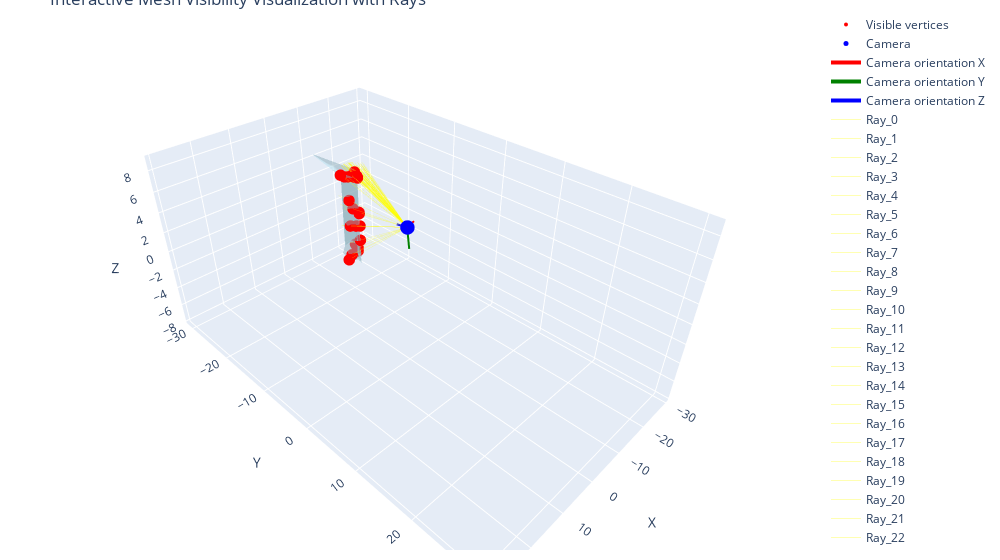

Source (notebook cell):
### Code cell
visualize_results_mesh(pier_cutted, visible_indices, camera_position, rotation, center,  rays_origins[potential_indices_hits[visible]], rays_directions[potential_indices_hits[visible]])

### Figure 1 — Plotly figure (JSON) as saved in the notebook; plotly's stock layout.template omitted (floating-point values rounded to 4 significant figures; data arrays with more than 128 entries replaced by an {"elided": "..."} marker saying what was removed)
{"data": [{"color": "lightblue", "i": {"elided": "559 int values"}, "j": {"elided": "559 int values"}, "k": {"elided": "559 int values"}, "name": "Mesh", "opacity": 0.5, "type": "mesh3d", "x": {"elided": "398 float values"}, "y": {"elided": "398 float values"}, "z": {"elided": "398 float values"}}, {"marker": {"color": "red", "size": 4}, "mode": "markers", "name": "Visible vertices", "type": "scatter3d", "x": [-26.88, -26.79, -29.12, -29.99, -29.59, -18.91, -19.1, -18.89, -22.57, -22.0, -27.8, -14.45, -28.66, -26.86, -27.33, -28.89, -16.16, -16.03, -16.06, -17.28, -17.3, -19.29, -18.96, -28.59, -21.08, -21.08, -20.47, -22.85, -22.61, -21.73, -26.84, -26.67, -27.0, -26.86, -16.11, -18.06, -18.05, -17.9, -17.23, -17.97, -23.5, -26.31, -15.36, -15.44, -16.01, -25.01, -25.1, -25.88, -25.79, -18.91, -26.25, -20.7, -16.79, -26.57, -19.93, -17.25, -20.14, -20.26, -19.02, -22.23, -26.73, -27.91, -20.7, -20.03, -28.11, -19.03, -27.64, -23.08, -22.18, -23.24, -24.06, -22.59, -25.42, -24.07, -19.28, -18.09, -15.17, -21.36, -20.16, -19.25, -17.93, -17.93, -18.26, -18.31, -19.91, -20.99, -19.83, -21.56], "y": [-44.43, -44.91, -42.19, -41.86, -42.25, -25.54, -26.07, -25.5, -45.39, -45.0, -42.15, -25.65, -40.44, -43.3, -43.69, -41.77, -25.05, -25.07, -25.05, -24.38, -24.31, -25.69, -26.2, -39.57, -43.41, -43.64, -42.62, -46.36, -45.99, -44.51, -44.19, -43.34, -44.67, -44.35, -25.09, -24.07, -24.02, -23.94, -24.41, -23.93, -47.56, -45.19, -25.47, -25.41, -25.08, -41.41, -42.03, -43.1, -42.95, -25.43, -37.29, -36.07, -24.67, -36.37, -41.25, -24.34, -42.27, -41.82, -41.39, -36.99, -38.37, -38.09, -44.2, -42.0, -45.18, -40.33, -39.67, -48.18, -46.65, -40.39, -39.88, -39.15, -42.4, -40.36, -41.24, -24.03, -34.44, -36.72, -41.84, -42.11, -23.93, -23.93, -24.32, -39.11, -43.67, -42.62, -41.6, -36.17], "z": [5.475, 5.639, 5.276, 5.498, 5.515, -6.722, -6.2, -6.317, 5.845, 6.557, 5.148, 2.953, 4.902, 5.175, 5.572, 5.617, 2.668, -3.015, 0.0211, 2.642, 2.643, 2.667, -6.032, 5.51, 6.231, 7.231, 7.31, 6.528, 7.357, 7.4, 5.697, 5.968, 7.263, 6.62, -3.01, -4.829, -1.58, -1.384, -3.039, -3.027, 7.332, 5.661, -7.246, 2.685, -6.599, 5.805, 6.325, 6.553, 7.327, 2.652, 5.488, 5.547, -0.9671, 5.467, 5.925, -3.009, 5.715, 5.744, 5.735, 5.57, 5.569, 5.678, 5.79, 6.282, 7.433, 6.131, 5.539, 5.879, 5.829, 5.623, 5.608, 5.624, 5.647, 6.367, 7.271, 2.563, 5.611, 5.902, 7.39, 7.516, 2.543, 2.543, 2.634, 6.734, 7.911, 7.559, 7.343, 5.74]}, {"marker": {"color": "blue", "size": 5}, "mode": "markers", "name": "Camera", "type": "scatter3d", "x": [-19.14], "y": [-12.81], "z": [-0.6092]}, {"line": {"color": "red", "width": 4}, "mode": "lines", "name": "Camera orientation X", "type": "scatter3d", "x": [-19.14, -21.62], "y": [-12.81, -12.79], "z": [-0.6092, -0.3021]}, {"line": {"color": "green", "width": 4}, "mode": "lines", "name": "Camera orientation Y", "type": "scatter3d", "x": [-19.14, -19.44], "y": [-12.81, -12.53], "z": [-0.6092, -3.075]}, {"line": {"color": "blue", "width": 4}, "mode": "lines", "name": "Camera orientation Z", "type": "scatter3d", "x": [-19.14, -19.19], "y": [-12.81, -15.3], "z": [-0.6092, -0.884]}, {"line": {"color": "yellow", "width": 1}, "mode": "lines", "name": "Ray_0", "opacity": 0.3, "type": "scatter3d", "x": [-19.14, -22.65], "y": [-12.81, -27.13], "z": [-0.6092, 2.146]}, {"line": {"color": "yellow", "width": 1}, "mode": "lines", "name": "Ray_1", "opacity": 0.3, "type": "scatter3d", "x": [-19.14, -22.56], "y": [-12.81, -27.15], "z": [-0.6092, 2.182]}, {"line": {"color": "yellow", "width": 1}, "mode": "lines", "name": "Ray_2", "opacity": 0.3, "type": "scatter3d", "x": [-19.14, -23.88], "y": [-12.81, -26.77], "z": [-0.6092, 2.186]}, {"line": {"color": "yellow", "width": 1}, "mode": "lines", "name": "Ray_3", "opacity": 0.3, "type": "scatter3d", "x": [-19.14, -24.29], "y": [-12.81, -26.6], "z": [-0.6092, 2.289]}, {"line": {"color": "yellow", "width": 1}, "mode": "lines", "name": "Ray_4", "opacity": 0.3, "type": "scatter3d", "x": [-19.14, -24.06], "y": [-12.81, -26.68], "z": [-0.6092, 2.276]}, {"line": {"color": "yellow", "width": 1}, "mode": "lines", "name": "Ray_5", "opacity": 0.3, "type": "scatter3d", "x": [-19.14, -18.89], "y": [-12.81, -26.33], "z": [-0.6092, -7.102]}, {"line": {"color": "yellow", "width": 1}, "mode": "lines", "name": "Ray_6", "opacity": 0.3, "type": "scatter3d", "x": [-19.14, -19.09], "y": [-12.81, -26.63], "z": [-0.6092, -6.437]}, {"line": {"color": "yellow", "width": 1}, "mode": "lines", "name": "Ray_7", "opacity": 0.3, "type": "scatter3d", "x": [-19.14, -18.87], "y": [-12.81, -26.49], "z": [-0.6092, -6.763]}, {"line": {"color": "yellow", "width": 1}, "mode": "lines", "name": "Ray_8", "opacity": 0.3, "type": "scatter3d", "x": [-19.14, -20.68], "y": [-12.81, -27.45], "z": [-0.6092, 2.291]}, {"line": {"color": "yellow", "width": 1}, "mode": "lines", "name": "Ray_9", "opacity": 0.3, "type": "scatter3d", "x": [-19.14, -20.44], "y": [-12.81, -27.4], "z": [-0.6092, 2.638]}, {"line": {"color": "yellow", "width": 1}, "mode": "lines", "name": "Ray_10", "opacity": 0.3, "type": "scatter3d", "x": [-19.14, -23.31], "y": [-12.81, -26.95], "z": [-0.6092, 2.165]}, {"line": {"color": "yellow", "width": 1}, "mode": "lines", "name": "Ray_11", "opacity": 0.3, "type": "scatter3d", "x": [-19.14, -14.16], "y": [-12.81, -26.44], "z": [-0.6092, 3.174]}, {"line": {"color": "yellow", "width": 1}, "mode": "lines", "name": "Ray_12", "opacity": 0.3, "type": "scatter3d", "x": [-19.14, -23.94], "y": [-12.81, -26.75], "z": [-0.6092, 2.17]}, {"line": {"color": "yellow", "width": 1}, "mode": "lines", "name": "Ray_13", "opacity": 0.3, "type": "scatter3d", "x": [-19.14, -22.76], "y": [-12.81, -27.11], "z": [-0.6092, 2.104]}, {"line": {"color": "yellow", "width": 1}, "mode": "lines", "name": "Ray_14", "opacity": 0.3, "type": "scatter3d", "x": [-19.14, -22.91], "y": [-12.81, -27.05], "z": [-0.6092, 2.24]}, {"line": {"color": "yellow", "width": 1}, "mode": "lines", "name": "Ray_15", "opacity": 0.3, "type": "scatter3d", "x": [-19.14, -23.83], "y": [-12.81, -26.74], "z": [-0.6092, 2.386]}, {"line": {"color": "yellow", "width": 1}, "mode": "lines", "name": "Ray_16", "opacity": 0.3, "type": "scatter3d", "x": [-19.14, -15.71], "y": [-12.81, -26.92], "z": [-0.6092, 3.166]}, {"line": {"color": "yellow", "width": 1}, "mode": "lines", "name": "Ray_17", "opacity": 0.3, "type": "scatter3d", "x": [-19.14, -15.52], "y": [-12.81, -27.1], "z": [-0.6092, -3.412]}, {"line": {"color": "yellow", "width": 1}, "mode": "lines", "name": "Ray_18", "opacity": 0.3, "type": "scatter3d", "x": [-19.14, -15.49], "y": [-12.81, -27.34], "z": [-0.6092, 0.1393]}, {"line": {"color": "yellow", "width": 1}, "mode": "lines", "name": "Ray_19", "opacity": 0.3, "type": "scatter3d", "x": [-19.14, -16.85], "y": [-12.81, -27.08], "z": [-0.6092, 3.401]}, {"line": {"color": "yellow", "width": 1}, "mode": "lines", "name": "Ray_20", "opacity": 0.3, "type": "scatter3d", "x": [-19.14, -16.86], "y": [-12.81, -27.08], "z": [-0.6092, 3.426]}, {"line": {"color": "yellow", "width": 1}, "mode": "lines", "name": "Ray_21", "opacity": 0.3, "type": "scatter3d", "x": [-19.14, -19.31], "y": [-12.81, -27.35], "z": [-0.6092, 3.089]}, {"line": {"color": "yellow", "width": 1}, "mode": "lines", "name": "Ray_22", "opacity": 0.3, "type": "scatter3d", "x": [-19.14, -18.95], "y": [-12.81, -26.71], "z": [-0.6092, -6.238]}, {"line": {"color": "yellow", "width": 1}, "mode": "lines", "name": "Ray_23", "opacity": 0.3, "type": "scatter3d", "x": [-19.14, -24.02], "y": [-12.81, -26.64], "z": [-0.6092, 2.552]}, {"line": {"color": "yellow", "width": 1}, "mode": "lines", "name": "Ray_24", "opacity": 0.3, "type": "scatter3d", "x": [-19.14, -20.07], "y": [-12.81, -27.42], "z": [-0.6092, 2.657]}, {"line": {"color": "yellow", "width": 1}, "mode": "lines", "name": "Ray_25", "opacity": 0.3, "type": "scatter3d", "x": [-19.14, -20.06], "y": [-12.81, -27.32], "z": [-0.6092, 3.081]}, {"line": {"color": "yellow", "width": 1}, "mode": "lines", "name": "Ray_26", "opacity": 0.3, "type": "scatter3d", "x": [-19.14, -19.79], "y": [-12.81, -27.3], "z": [-0.6092, 3.239]}, {"line": {"color": "yellow", "width": 1}, "mode": "lines", "name": "Ray_27", "opacity": 0.3, "type": "scatter3d", "x": [-19.14, -20.75], "y": [-12.81, -27.4], "z": [-0.6092, 2.494]}, {"line": {"color": "yellow", "width": 1}, "mode": "lines", "name": "Ray_28", "opacity": 0.3, "type": "scatter3d", "x": [-19.14, -20.66], "y": [-12.81, -27.32], "z": [-0.6092, 2.875]}, {"line": {"color": "yellow", "width": 1}, "mode": "lines", "name": "Ray_29", "opacity": 0.3, "type": "scatter3d", "x": [-19.14, -20.32], "y": [-12.81, -27.31], "z": [-0.6092, 3.053]}, {"line": {"color": "yellow", "width": 1}, "mode": "lines", "name": "Ray_30", "opacity": 0.3, "type": "scatter3d", "x": [-19.14, -22.65], "y": [-12.81, -27.11], "z": [-0.6092, 2.265]}, {"line": {"color": "yellow", "width": 1}, "mode": "lines", "name": "Ray_31", "opacity": 0.3, "type": "scatter3d", "x": [-19.14, -22.66], "y": [-12.81, -27.07], "z": [-0.6092, 2.462]}, {"line": {"color": "yellow", "width": 1}, "mode": "lines", "name": "Ray_32", "opacity": 0.3, "type": "scatter3d", "x": [-19.14, -22.63], "y": [-12.81, -26.97], "z": [-0.6092, 2.89]}, {"line": {"color": "yellow", "width": 1}, "mode": "lines", "name": "Ray_33", "opacity": 0.3, "type": "scatter3d", "x": [-19.14, -22.62], "y": [-12.81, -27.03], "z": [-0.6092, 2.651]}, {"line": {"color": "yellow", "width": 1}, "mode": "lines", "name": "Ray_34", "opacity": 0.3, "type": "scatter3d", "x": [-19.14, -15.61], "y": [-12.81, -27.12], "z": [-0.6092, -3.407]}, {"line": {"color": "yellow", "width": 1}, "mode": "lines", "name": "Ray_35", "opacity": 0.3, "type": "scatter3d", "x": [-19.14, -17.79], "y": [-12.81, -26.8], "z": [-0.6092, -5.852]}, {"line": {"color": "yellow", "width": 1}, "mode": "lines", "name": "Ray_36", "opacity": 0.3, "type": "scatter3d", "x": [-19.14, -17.7], "y": [-12.81, -27.69], "z": [-0.6092, -1.897]}, {"line": {"color": "yellow", "width": 1}, "mode": "lines", "name": "Ray_37", "opacity": 0.3, "type": "scatter3d", "x": [-19.14, -17.48], "y": [-12.81, -27.68], "z": [-0.6092, -1.644]}, {"line": {"color": "yellow", "width": 1}, "mode": "lines", "name": "Ray_38", "opacity": 0.3, "type": "scatter3d", "x": [-19.14, -16.75], "y": [-12.81, -27.31], "z": [-0.6092, -3.645]}, {"line": {"color": "yellow", "width": 1}, "mode": "lines", "name": "Ray_39", "opacity": 0.3, "type": "scatter3d", "x": [-19.14, -17.6], "y": [-12.81, -27.39], "z": [-0.6092, -3.781]}, {"line": {"color": "yellow", "width": 1}, "mode": "lines", "name": "Ray_40", "opacity": 0.3, "type": "scatter3d", "x": [-19.14, -20.96], "y": [-12.81, -27.33], "z": [-0.6092, 2.708]}, {"line": {"color": "yellow", "width": 1}, "mode": "lines", "name": "Ray_41", "opacity": 0.3, "type": "scatter3d", "x": [-19.14, -22.33], "y": [-12.81, -27.2], "z": [-0.6092, 2.178]}, {"line": {"color": "yellow", "width": 1}, "mode": "lines", "name": "Ray_42", "opacity": 0.3, "type": "scatter3d", "x": [-19.14, -15.3], "y": [-12.81, -25.65], "z": [-0.6092, -7.342]}, {"line": {"color": "yellow", "width": 1}, "mode": "lines", "name": "Ray_43", "opacity": 0.3, "type": "scatter3d", "x": [-19.14, -15.04], "y": [-12.81, -26.77], "z": [-0.6092, 3.04]}, {"line": {"color": "yellow", "width": 1}, "mode": "lines", "name": "Ray_44", "opacity": 0.3, "type": "scatter3d", "x": [-19.14, -15.78], "y": [-12.81, -25.95], "z": [-0.6092, -7.024]}, {"line": {"color": "yellow", "width": 1}, "mode": "lines", "name": "Ray_45", "opacity": 0.3, "type": "scatter3d", "x": [-19.14, -22.09], "y": [-12.81, -27.16], "z": [-0.6092, 2.61]}, {"line": {"color": "yellow", "width": 1}, "mode": "lines", "name": "Ray_46", "opacity": 0.3, "type": "scatter3d", "x": [-19.14, -22.06], "y": [-12.81, -27.13], "z": [-0.6092, 2.788]}, {"line": {"color": "yellow", "width": 1}, "mode": "lines", "name": "Ray_47", "opacity": 0.3, "type": "scatter3d", "x": [-19.14, -22.32], "y": [-12.81, -27.08], "z": [-0.6092, 2.765]}, {"line": {"color": "yellow", "width": 1}, "mode": "lines", "name": "Ray_48", "opacity": 0.3, "type": "scatter3d", "x": [-19.14, -22.27], "y": [-12.81, -27.0], "z": [-0.6092, 3.126]}, {"line": {"color": "yellow", "width": 1}, "mode": "lines", "name": "Ray_49", "opacity": 0.3, "type": "scatter3d", "x": [-19.14, -18.88], "y": [-12.81, -27.33], "z": [-0.6092, 3.144]}, {"line": {"color": "yellow", "width": 1}, "mode": "lines", "name": "Ray_50", "opacity": 0.3, "type": "scatter3d", "x": [-19.14, -23.21], "y": [-12.81, -26.82], "z": [-0.6092, 2.881]}, {"line": {"color": "yellow", "width": 1}, "mode": "lines", "name": "Ray_51", "opacity": 0.3, "type": "scatter3d", "x": [-19.14, -20.11], "y": [-12.81, -27.28], "z": [-0.6092, 3.221]}, {"line": {"color": "yellow", "width": 1}, "mode": "lines", "name": "Ray_52", "opacity": 0.3, "type": "scatter3d", "x": [-19.14, -16.23], "y": [-12.81, -27.52], "z": [-0.6092, -1.053]}, {"line": {"color": "yellow", "width": 1}, "mode": "lines", "name": "Ray_53", "opacity": 0.3, "type": "scatter3d", "x": [-19.14, -23.52], "y": [-12.81, -26.7], "z": [-0.6092, 2.974]}, {"line": {"color": "yellow", "width": 1}, "mode": "lines", "name": "Ray_54", "opacity": 0.3, "type": "scatter3d", "x": [-19.14, -19.55], "y": [-12.81, -27.43], "z": [-0.6092, 2.748]}, {"line": {"color": "yellow", "width": 1}, "mode": "lines", "name": "Ray_55", "opacity": 0.3, "type": "scatter3d", "x": [-19.14, -16.76], "y": [-12.81, -27.31], "z": [-0.6092, -3.627]}, {"line": {"color": "yellow", "width": 1}, "mode": "lines", "name": "Ray_56", "opacity": 0.3, "type": "scatter3d", "x": [-19.14, -19.64], "y": [-12.81, -27.47], "z": [-0.6092, 2.537]}, {"line": {"color": "yellow", "width": 1}, "mode": "lines", "name": "Ray_57", "opacity": 0.3, "type": "scatter3d", "x": [-19.14, -19.7], "y": [-12.81, -27.45], "z": [-0.6092, 2.598]}, {"line": {"color": "yellow", "width": 1}, "mode": "lines", "name": "Ray_58", "opacity": 0.3, "type": "scatter3d", "x": [-19.14, -19.08], "y": [-12.81, -27.45], "z": [-0.6092, 2.642]}, {"line": {"color": "yellow", "width": 1}, "mode": "lines", "name": "Ray_59", "opacity": 0.3, "type": "scatter3d", "x": [-19.14, -20.98], "y": [-12.81, -27.23], "z": [-0.6092, 3.077]}, {"line": {"color": "yellow", "width": 1}, "mode": "lines", "name": "Ray_60", "opacity": 0.3, "type": "scatter3d", "x": [-19.14, -23.3], "y": [-12.81, -26.82], "z": [-0.6092, 2.778]}, {"line": {"color": "yellow", "width": 1}, "mode": "lines", "name": "Ray_61", "opacity": 0.3, "type": "scatter3d", "x": [-19.14, -23.92], "y": [-12.81, -26.61], "z": [-0.6092, 2.821]}, {"line": {"color": "yellow", "width": 1}, "mode": "lines", "name": "Ray_62", "opacity": 0.3, "type": "scatter3d", "x": [-19.14, -19.87], "y": [-12.81, -27.49], "z": [-0.6092, 2.384]}, {"line": {"color": "yellow", "width": 1}, "mode": "lines", "name": "Ray_63", "opacity": 0.3, "type": "scatter3d", "x": [-19.14, -19.59], "y": [-12.81, -27.4], "z": [-0.6092, 2.836]}, {"line": {"color": "yellow", "width": 1}, "mode": "lines", "name": "Ray_64", "opacity": 0.3, "type": "scatter3d", "x": [-19.14, -23.04], "y": [-12.81, -26.87], "z": [-0.6092, 2.884]}, {"line": {"color": "yellow", "width": 1}, "mode": "lines", "name": "Ray_65", "opacity": 0.3, "type": "scatter3d", "x": [-19.14, -19.08], "y": [-12.81, -27.38], "z": [-0.6092, 2.96]}, {"line": {"color": "yellow", "width": 1}, "mode": "lines", "name": "Ray_66", "opacity": 0.3, "type": "scatter3d", "x": [-19.14, -23.56], "y": [-12.81, -26.78], "z": [-0.6092, 2.59]}, {"line": {"color": "yellow", "width": 1}, "mode": "lines", "name": "Ray_67", "opacity": 0.3, "type": "scatter3d", "x": [-19.14, -20.77], "y": [-12.81, -27.48], "z": [-0.6092, 2.081]}, {"line": {"color": "yellow", "width": 1}, "mode": "lines", "name": "Ray_68", "opacity": 0.3, "type": "scatter3d", "x": [-19.14, -20.46], "y": [-12.81, -27.49], "z": [-0.6092, 2.184]}, {"line": {"color": "yellow", "width": 1}, "mode": "lines", "name": "Ray_69", "opacity": 0.3, "type": "scatter3d", "x": [-19.14, -21.29], "y": [-12.81, -27.29], "z": [-0.6092, 2.663]}, {"line": {"color": "yellow", "width": 1}, "mode": "lines", "name": "Ray_70", "opacity": 0.3, "type": "scatter3d", "x": [-19.14, -21.76], "y": [-12.81, -27.21], "z": [-0.6092, 2.697]}, {"line": {"color": "yellow", "width": 1}, "mode": "lines", "name": "Ray_71", "opacity": 0.3, "type": "scatter3d", "x": [-19.14, -21.03], "y": [-12.81, -27.29], "z": [-0.6092, 2.818]}, {"line": {"color": "yellow", "width": 1}, "mode": "lines", "name": "Ray_72", "opacity": 0.3, "type": "scatter3d", "x": [-19.14, -22.19], "y": [-12.81, -27.18], "z": [-0.6092, 2.428]}, {"line": {"color": "yellow", "width": 1}, "mode": "lines", "name": "Ray_73", "opacity": 0.3, "type": "scatter3d", "x": [-19.14, -21.71], "y": [-12.81, -27.14], "z": [-0.6092, 3.019]}, {"line": {"color": "yellow", "width": 1}, "mode": "lines", "name": "Ray_74", "opacity": 0.3, "type": "scatter3d", "x": [-19.14, -19.21], "y": [-12.81, -27.27], "z": [-0.6092, 3.398]}, {"line": {"color": "yellow", "width": 1}, "mode": "lines", "name": "Ray_75", "opacity": 0.3, "type": "scatter3d", "x": [-19.14, -17.79], "y": [-12.81, -27.19], "z": [-0.6092, 3.455]}, {"line": {"color": "yellow", "width": 1}, "mode": "lines", "name": "Ray_76", "opacity": 0.3, "type": "scatter3d", "x": [-19.14, -16.54], "y": [-12.81, -27.01], "z": [-0.6092, 3.474]}, {"line": {"color": "yellow", "width": 1}, "mode": "lines", "name": "Ray_77", "opacity": 0.3, "type": "scatter3d", "x": [-19.14, -20.48], "y": [-12.81, -27.23], "z": [-0.6092, 3.317]}, {"line": {"color": "yellow", "width": 1}, "mode": "lines", "name": "Ray_78", "opacity": 0.3, "type": "scatter3d", "x": [-19.14, -19.65], "y": [-12.81, -27.26], "z": [-0.6092, 3.373]}, {"line": {"color": "yellow", "width": 1}, "mode": "lines", "name": "Ray_79", "opacity": 0.3, "type": "scatter3d", "x": [-19.14, -19.19], "y": [-12.81, -27.27], "z": [-0.6092, 3.399]}, {"line": {"color": "yellow", "width": 1}, "mode": "lines", "name": "Ray_80", "opacity": 0.3, "type": "scatter3d", "x": [-19.14, -17.58], "y": [-12.81, -27.16], "z": [-0.6092, 3.46]}, {"line": {"color": "yellow", "width": 1}, "mode": "lines", "name": "Ray_81", "opacity": 0.3, "type": "scatter3d", "x": [-19.14, -17.58], "y": [-12.81, -27.16], "z": [-0.6092, 3.46]}, {"line": {"color": "yellow", "width": 1}, "mode": "lines", "name": "Ray_82", "opacity": 0.3, "type": "scatter3d", "x": [-19.14, -18.04], "y": [-12.81, -27.21], "z": [-0.6092, 3.447]}, {"line": {"color": "yellow", "width": 1}, "mode": "lines", "name": "Ray_83", "opacity": 0.3, "type": "scatter3d", "x": [-19.14, -18.68], "y": [-12.81, -27.25], "z": [-0.6092, 3.423]}, {"line": {"color": "yellow", "width": 1}, "mode": "lines", "name": "Ray_84", "opacity": 0.3, "type": "scatter3d", "x": [-19.14, -19.5], "y": [-12.81, -27.27], "z": [-0.6092, 3.382]}, {"line": {"color": "yellow", "width": 1}, "mode": "lines", "name": "Ray_85", "opacity": 0.3, "type": "scatter3d", "x": [-19.14, -20.04], "y": [-12.81, -27.25], "z": [-0.6092, 3.349]}, {"line": {"color": "yellow", "width": 1}, "mode": "lines", "name": "Ray_86", "opacity": 0.3, "type": "scatter3d", "x": [-19.14, -19.49], "y": [-12.81, -27.27], "z": [-0.6092, 3.383]}, {"line": {"color": "yellow", "width": 1}, "mode": "lines", "name": "Ray_87", "opacity": 0.3, "type": "scatter3d", "x": [-19.14, -20.63], "y": [-12.81, -27.21], "z": [-0.6092, 3.305]}], "layout": {"margin": {"b": 10, "l": 10, "r": 20, "t": 10}, "scene": {"aspectmode": "data", "xaxis": {"range": [-31, 31], "title": {"text": "X"}}, "yaxis": {"range": [-32, 32], "title": {"text": "Y"}}, "zaxis": {"title": {"text": "Z"}}}, "title": {"text": "Interactive Mesh Visibility Visualization with Rays"}, "width": 1000}}
